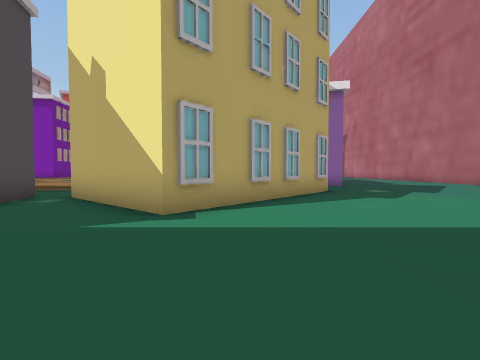
[1] (above)

24 first-person views from a walk through a scene from a Unity 3-D project. The camera is 1.3 m above the floor, tilts 2° down and sees 85° across. The floor is counted in squares, 2 m on a side. Each view is taken from the middle of a square. On the plan, view 1 faces up. The plan holds only what a view shows up to about 9 squares ahead; the rest is blank. The place goes on beyond the plan. The player is left out. Some animated figures are left out.

[2]
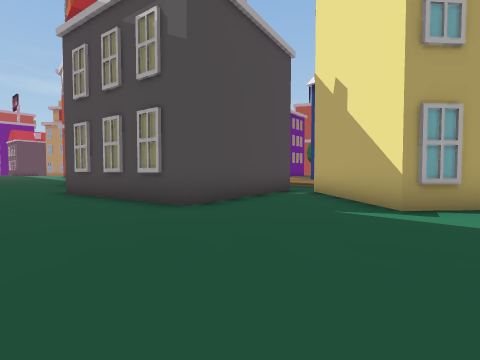

[3]
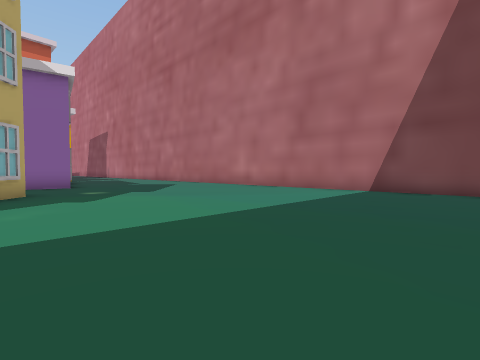

[4]
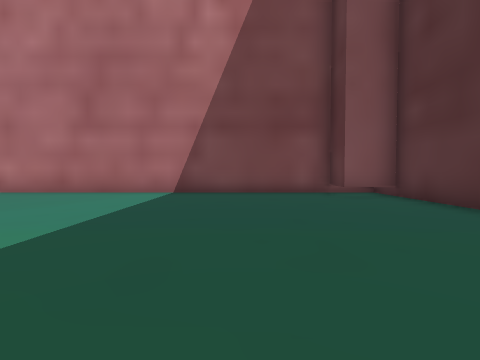

[5]
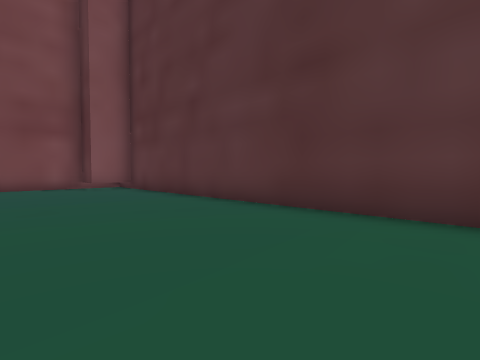

[6]
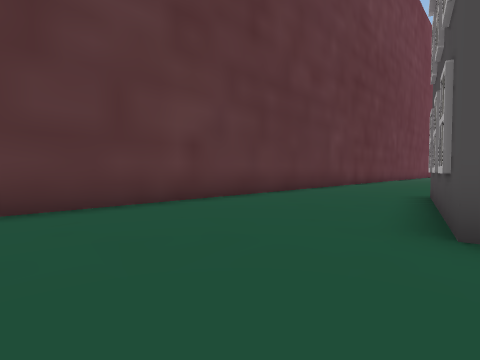

[7]
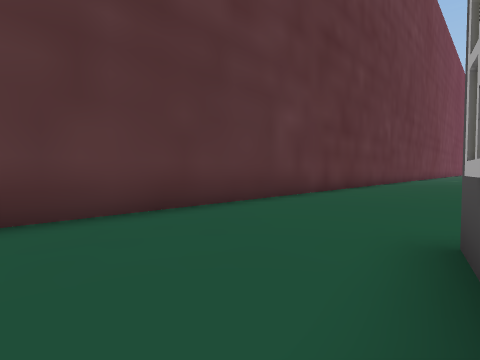

[8]
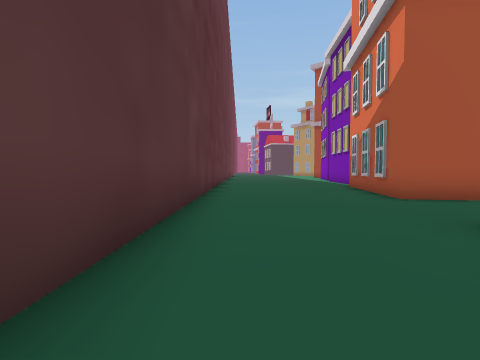

[9]
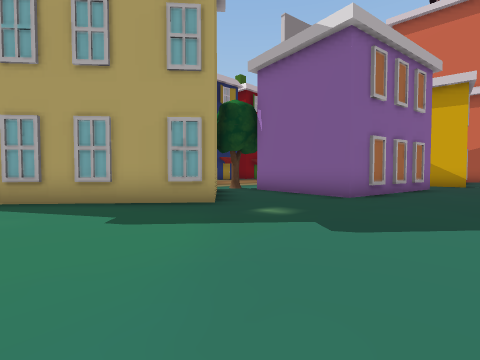

[10]
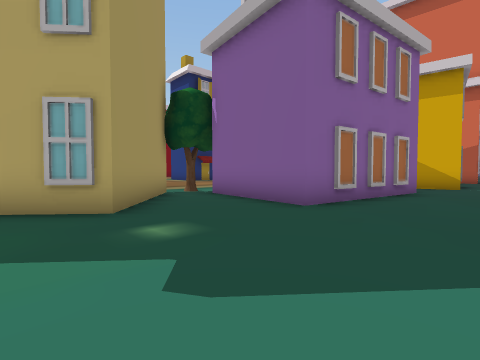

[11]
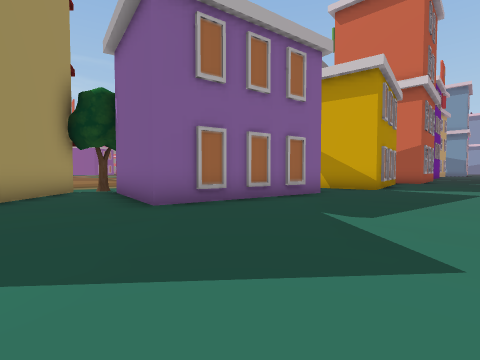

[12]
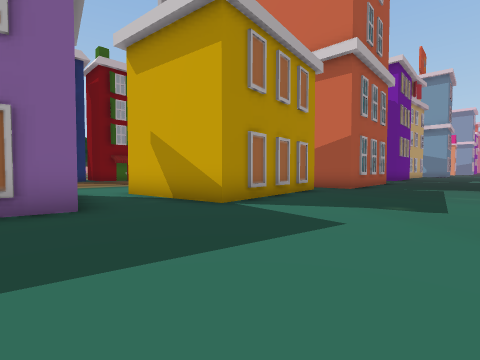

[13]
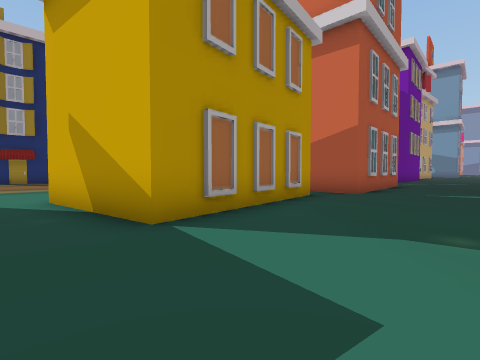

[14]
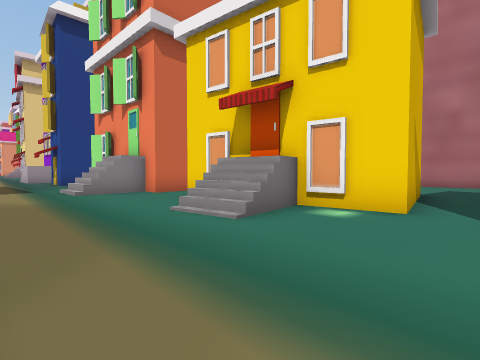

[15]
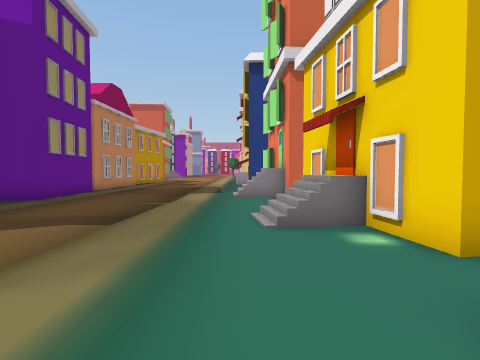

[16]
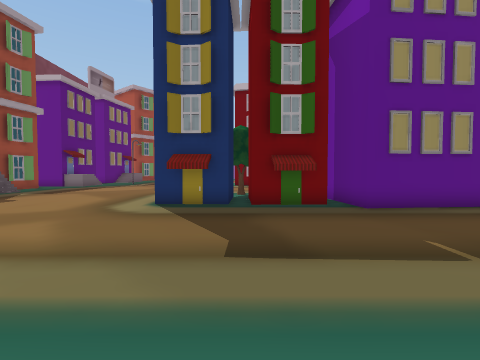

[17]
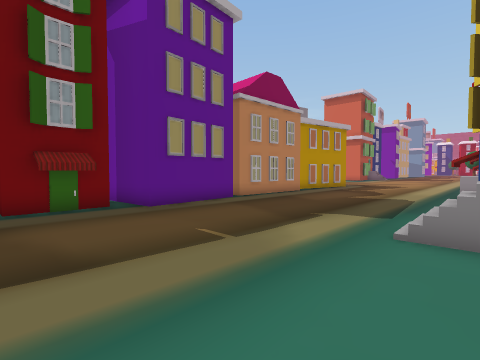

[18]
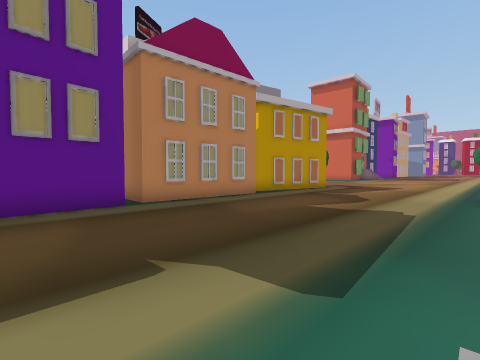

[19]
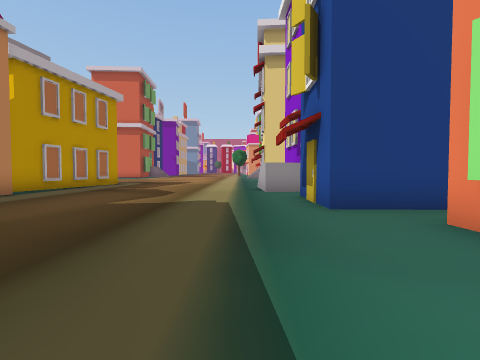

[20]
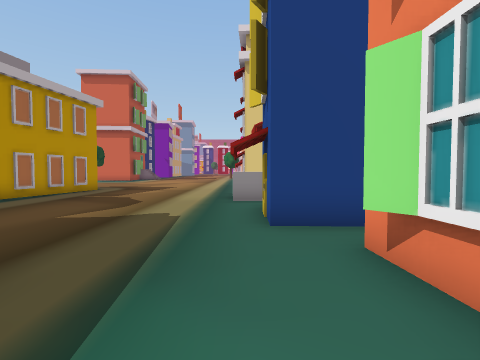

[21]
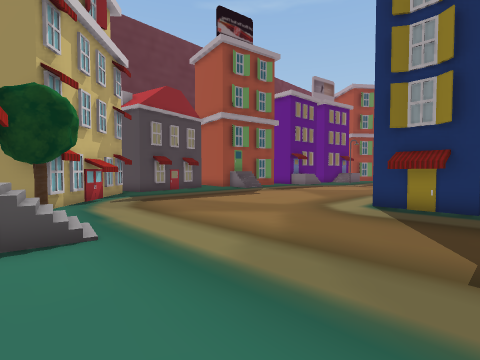

[22]
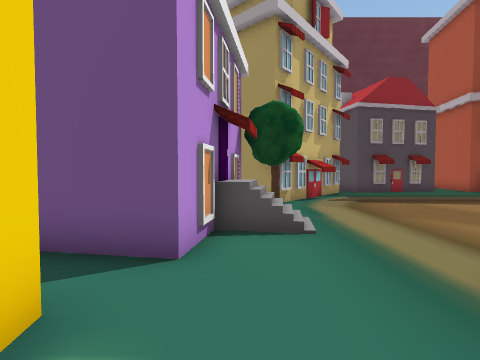

[23]
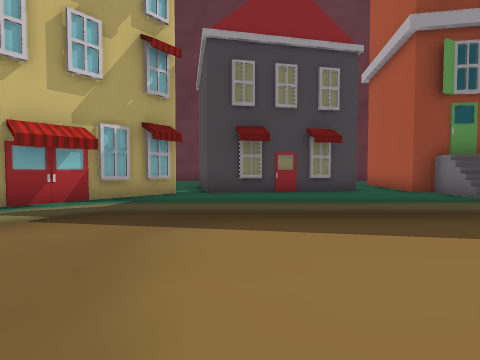

[24]
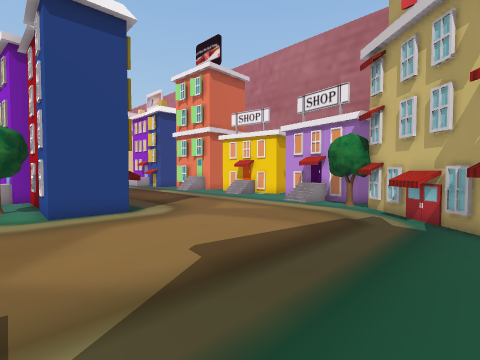

### Floor plan
Key: @ floor where view 1 was taken; # wall or solid block; x gap in a wall; . main floor; : floor 1.75 m higher than the main floor; / step, stairs or slope; B building; T tree.
Columns run from 15 left of view 1 to 11 right of it. Each row starts with its distance up from view 1.
 36              ..
 35        #.......:B
 34        x........#
 33         ........#
 32         B.......#
 31         ........#
 30         ..........
 29        #B........#
 28        .x.......B#    ..
 27         #........    #...
 26         #....../ B   #...
 25         #......//#  ##...
 24        ##.........  ......
 23        #.........#  #.....
 22        #.........#  #.....
 21        #........BB  ##....
 20        ........./:B  #....
 19     .B #..........#  #....
 18     .###..........##......
 17    ..###..................
 16    ..............####.....
 15    ............/B#  #.....
 14    ............ BB  #....
 13    ............    ##....
 12    ............T####.....
 11    ............#.........
 10    ...........###........
  9     .........## ##.......
  8     ........B#  ##B....   #
  7 BB /.......B##  #.........#
  6   ##...##B#### ##.........#
  5     ..##  #..###..........#
  4           #...#...........#
  3    #.     #...............#
  2 ####..  ###...............#
  1 ......###.................#
  0 ...............@..........#
 -1 ..........................#
 -2 .........................##
 -3 ###########################

Positions as (right, up) in squares from view 1, and headings:
1: (0, 0), facing up
2: (0, -1), facing up-left
3: (2, 0), facing up-right
4: (3, 1), facing right
5: (0, 1), facing down-right
6: (-1, 2), facing down-left
7: (-6, 1), facing down-left
8: (-6, -2), facing left
9: (7, 5), facing up-left
10: (7, 7), facing up-left
11: (9, 9), facing up-left
12: (10, 15), facing up-left
13: (9, 17), facing up-left
14: (-2, 17), facing up-right
15: (0, 15), facing up
16: (1, 20), facing left
17: (1, 20), facing up-left
18: (0, 25), facing up-left
19: (-1, 26), facing up
20: (0, 26), facing up
21: (1, 20), facing down-left
22: (1, 20), facing down
23: (-6, 14), facing down
24: (-12, 7), facing up-right
